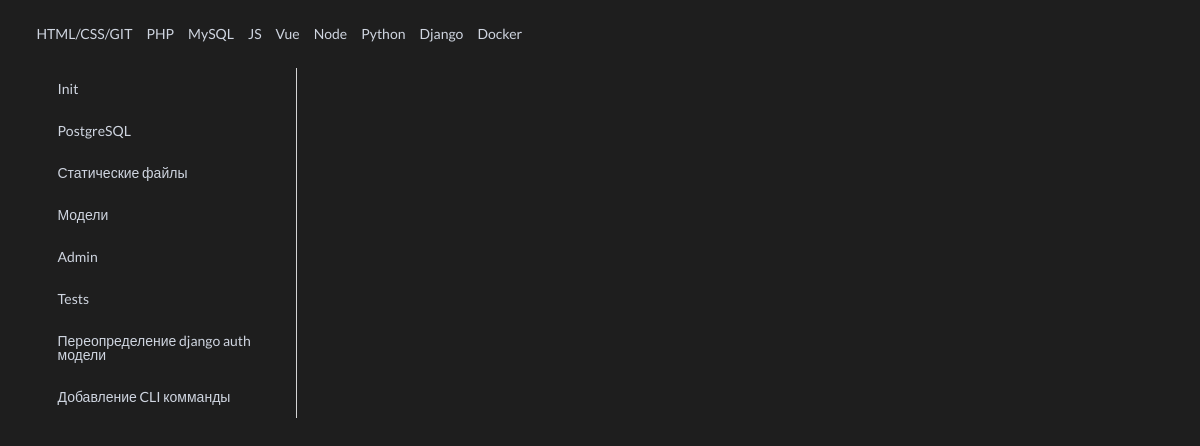
The app's page /info?t=dj with its own data.
### scraps/models.py (models this page shows, shortened)
class Technology(models.Model):
    name = models.CharField(verbose_name='Name of technology', max_length=255)
    link_name = models.CharField(verbose_name='Link name of technology(JavaScript=js)', max_length=255)
    class Meta:
        verbose_name_plural = 'Technologis'
        verbose_name = 'Technology'

class Content(models.Model):
    technology = models.ForeignKey(Technology, on_delete=models.CASCADE, related_name='technology')
    title = models.CharField(verbose_name='Title', max_length=255)
    content = models.TextField(verbose_name='Content', default='<pre data-enlighter-language="python"></pre>')
    class Meta:
        verbose_name_plural = 'Contents'
        verbose_name = 'Content'
        ordering = ['id']

### scraps/views.py (the view)
# urls.py: path('info', views.get_info, name='info'),
def get_info(req):
    technologies = models.Technology.objects.all().values()
    select_tech = req.GET['t'] or 'py'
    get_object_or_404(models.Technology, link_name=select_tech)
    content = models.Content.objects.filter(technology__link_name=select_tech)
    return render(req, 'info_page.html', context={'content': content, 'technologies': technologies})

### scraps/templates/info_page.html (shortened to what this page needs)
{% extends 'index.html' %}
{% block data %}
  <div class="ui grid">
  <div class="four wide column">
    <div class="ui vertical fluid tabular attached menu">
      {% for el in content %}
        <a class="item" data-tab="data-tab-{{ el.id }}">
          {{ el.title }}
        </a>
      {% endfor %}
    </div>
  </div>
  <div class="twelve wide stretched column">
    {% for el in content %}
        {{ el.content|safe }}
    {% endfor %}
  </div>
</div>
{% endblock %}

### scraps/templates/index.html (shortened to what this page needs)
{% extends 'base.html' %}
{% block content %}
  <div class="ui text menu">
      {% for tclgy in technologies %}
        <a class="item" href="/info?t={{ tclgy.link_name }}">
          {{ tclgy.name }}
        </a>
      {% endfor %}
  </div>
  <div class="ui content">
      {% block data %}
      {% endblock %}
  </div>
{% endblock %}

### static/css/style.css (style rules this page uses)
html, body { background-color: #1E1E1E !important; }
:not(.enlighter) p, :not(.enlighter) a, :not(.enlighter) h1, :not(.enlighter) h2, :not(.enlighter) h3, :not(.enlighter) h4, :not(.enlighter) h5, :not(.enlighter) h6, :not(.enlighter) li { color: #cfd5e0 !important; }

### records on screen
Technology: name "HTML/CSS/GIT"
Technology: name "PHP"
Technology: name "MySQL"
Technology: name "JS"
Technology: name "Vue"
Technology: name "Node"
Technology: name "Python"
Technology: name "Django"
Technology: name "Docker"
Content: title "Init"
Content: title "PostgreSQL"
Content: title "Статические файлы"
Content: title "Модели"
Content: title "Admin"
Content: title "Tests"
Content: title "Переопределение django auth модели"
Content: title "Добавление CLI комманды"
